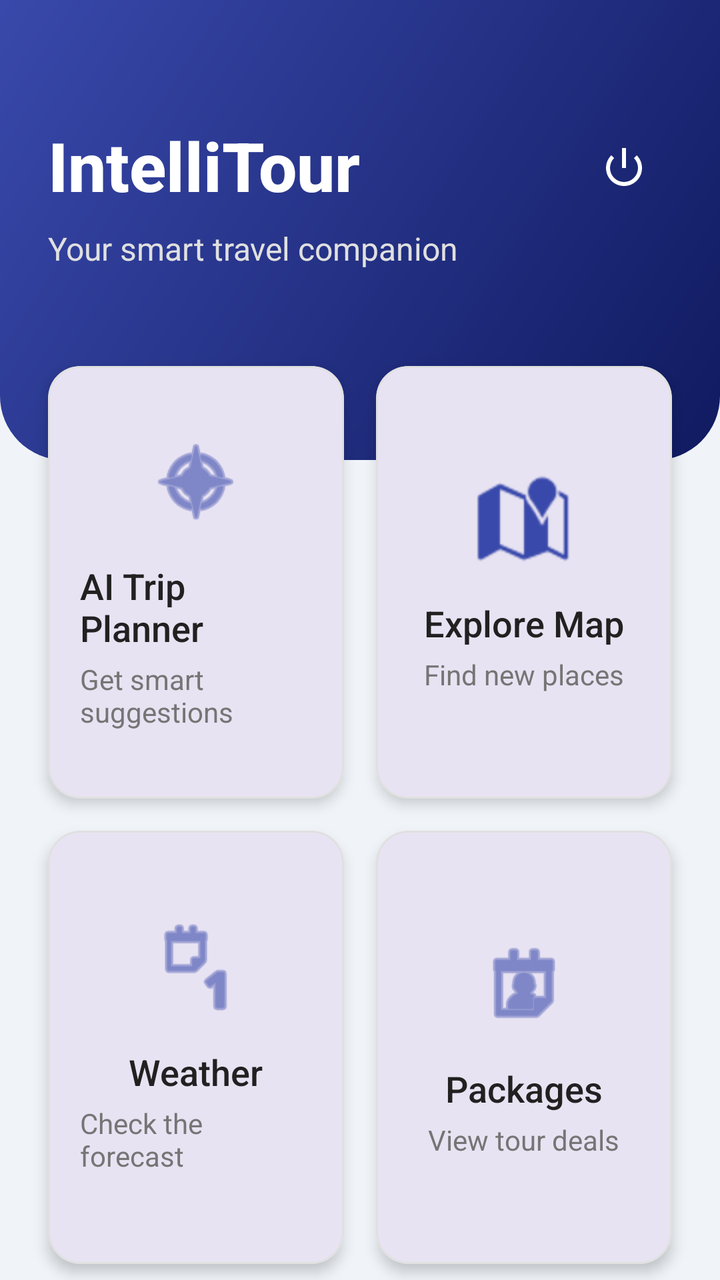
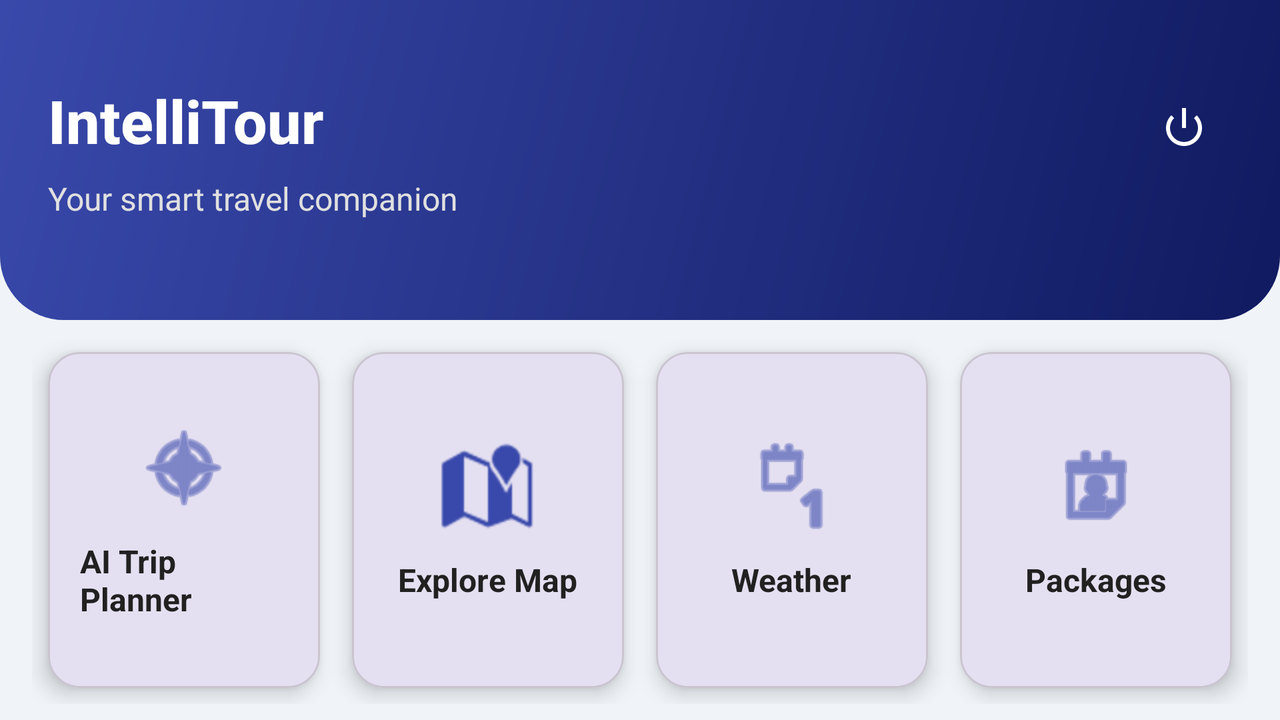

Two renders of one Android screen. The first uses the default layout on a phone; the second uses the alternative layout the repository ships for a different screen configuration, on a matching device. The two XML files are below.
<!-- AndroidManifest.xml: application theme Theme.IntelliTour -->
<!-- res/layout/activity_main.xml -->
<?xml version="1.0" encoding="utf-8"?>
<androidx.constraintlayout.widget.ConstraintLayout xmlns:android="http://schemas.android.com/apk/res/android"
    xmlns:app="http://schemas.android.com/apk/res-auto"
    xmlns:tools="http://schemas.android.com/tools"
    android:layout_width="match_parent"
    android:layout_height="match_parent"
    android:background="@color/window_background"
    tools:context=".MainActivity">

    <View
        android:id="@+id/header_background"
        android:layout_width="match_parent"
        android:layout_height="230dp"
        android:background="@drawable/header_gradient"
        app:layout_constraintTop_toTopOf="parent" />

    <TextView
        android:id="@+id/tv_app_title"
        android:layout_width="wrap_content"
        android:layout_height="wrap_content"
        android:text="IntelliTour"
        android:textSize="34sp"
        android:textStyle="bold"
        android:fontFamily="sans-serif-medium"
        android:textColor="@color/white"
        android:layout_marginTop="60dp"
        android:layout_marginStart="24dp"
        app:layout_constraintStart_toStartOf="parent"
        app:layout_constraintTop_toTopOf="parent" />

    <TextView
        android:id="@+id/tv_subtitle"
        android:layout_width="wrap_content"
        android:layout_height="wrap_content"
        android:text="Your smart travel companion"
        android:textSize="16sp"
        android:textColor="#E0E0E0"
        android:layout_marginTop="8dp"
        app:layout_constraintStart_toStartOf="@id/tv_app_title"
        app:layout_constraintTop_toBottomOf="@id/tv_app_title" />
    
    <ImageButton
        android:id="@+id/btn_logout"
        android:layout_width="48dp"
        android:layout_height="48dp"
        android:background="?attr/selectableItemBackgroundBorderless"
        android:src="@android:drawable/ic_lock_power_off"
        app:tint="@color/white"
        android:layout_marginTop="60dp"
        android:layout_marginEnd="24dp"
        app:layout_constraintEnd_toEndOf="parent"
        app:layout_constraintTop_toTopOf="parent" />

    <GridLayout
        android:layout_width="match_parent"
        android:layout_height="0dp"
        android:layout_marginTop="40dp"
        android:layout_marginHorizontal="16dp"
        android:columnCount="2"
        android:rowCount="2"
        app:layout_constraintTop_toBottomOf="@id/tv_subtitle"
        app:layout_constraintBottom_toBottomOf="parent">

        
        <com.google.android.material.card.MaterialCardView
            android:id="@+id/card_ai_plan"
            android:layout_width="0dp"
            android:layout_height="0dp"
            android:layout_columnWeight="1"
            android:layout_rowWeight="1"
            android:layout_margin="8dp"
            app:cardCornerRadius="16dp"
            app:cardElevation="4dp"
            app:strokeWidth="1dp"
            app:strokeColor="#E0E0E0"
            android:clickable="true"
            android:focusable="true">

            <LinearLayout
                android:layout_width="match_parent"
                android:layout_height="match_parent"
                android:orientation="vertical"
                android:gravity="center"
                android:padding="16dp">

                <ImageView
                    android:layout_width="48dp"
                    android:layout_height="48dp"
                    android:src="@android:drawable/ic_menu_compass"
                    app:tint="@color/colorAccent" />

                <TextView
                    android:layout_width="wrap_content"
                    android:layout_height="wrap_content"
                    android:text="AI Trip Planner"
                    android:textSize="18sp"
                    android:fontFamily="sans-serif-medium"
                    android:textColor="@color/text_primary"
                    android:layout_marginTop="16dp"/>
                <TextView
                    android:layout_width="wrap_content"
                    android:layout_height="wrap_content"
                    android:text="Get smart suggestions"
                    android:textSize="14sp"
                    android:textColor="@color/text_secondary"
                    android:layout_marginTop="4dp"/>
            </LinearLayout>
        </com.google.android.material.card.MaterialCardView>

        
        <com.google.android.material.card.MaterialCardView
            android:id="@+id/card_map"
            android:layout_width="0dp"
            android:layout_height="0dp"
            android:layout_columnWeight="1"
            android:layout_rowWeight="1"
            android:layout_margin="8dp"
            app:cardCornerRadius="16dp"
            app:cardElevation="4dp"
            app:strokeWidth="1dp"
            app:strokeColor="#E0E0E0"
            android:clickable="true"
            android:focusable="true">

            <LinearLayout
                android:layout_width="match_parent"
                android:layout_height="match_parent"
                android:orientation="vertical"
                android:gravity="center"
                android:padding="16dp">

                <ImageView
                    android:layout_width="48dp"
                    android:layout_height="48dp"
                    android:src="@android:drawable/ic_dialog_map"
                    app:tint="@color/colorAccent" />

                <TextView
                    android:layout_width="wrap_content"
                    android:layout_height="wrap_content"
                    android:text="Explore Map"
                    android:textSize="18sp"
                    android:fontFamily="sans-serif-medium"
                    android:textColor="@color/text_primary"
                    android:layout_marginTop="16dp"/>
                <TextView
                    android:layout_width="wrap_content"
                    android:layout_height="wrap_content"
                    android:text="Find new places"
                    android:textSize="14sp"
                    android:textColor="@color/text_secondary"
                    android:layout_marginTop="4dp"/>
            </LinearLayout>
        </com.google.android.material.card.MaterialCardView>

        
        <com.google.android.material.card.MaterialCardView
            android:id="@+id/card_weather"
            android:layout_width="0dp"
            android:layout_height="0dp"
            android:layout_columnWeight="1"
            android:layout_rowWeight="1"
            android:layout_margin="8dp"
            app:cardCornerRadius="16dp"
            app:cardElevation="4dp"
            app:strokeWidth="1dp"
            app:strokeColor="#E0E0E0"
            android:clickable="true"
            android:focusable="true">

            <LinearLayout
                android:layout_width="match_parent"
                android:layout_height="match_parent"
                android:orientation="vertical"
                android:gravity="center"
                android:padding="16dp">

                <ImageView
                    android:layout_width="48dp"
                    android:layout_height="48dp"
                    android:src="@android:drawable/ic_menu_day"
                    app:tint="@color/colorAccent" />

                <TextView
                    android:layout_width="wrap_content"
                    android:layout_height="wrap_content"
                    android:text="Weather"
                    android:textSize="18sp"
                    android:fontFamily="sans-serif-medium"
                    android:textColor="@color/text_primary"
                    android:layout_marginTop="16dp"/>
                <TextView
                    android:layout_width="wrap_content"
                    android:layout_height="wrap_content"
                    android:text="Check the forecast"
                    android:textSize="14sp"
                    android:textColor="@color/text_secondary"
                    android:layout_marginTop="4dp"/>
            </LinearLayout>
        </com.google.android.material.card.MaterialCardView>

        
        <com.google.android.material.card.MaterialCardView
            android:id="@+id/card_packages"
            android:layout_width="0dp"
            android:layout_height="0dp"
            android:layout_columnWeight="1"
            android:layout_rowWeight="1"
            android:layout_margin="8dp"
            app:cardCornerRadius="16dp"
            app:cardElevation="4dp"
            app:strokeWidth="1dp"
            app:strokeColor="#E0E0E0"
            android:clickable="true"
            android:focusable="true">

            <LinearLayout
                android:layout_width="match_parent"
                android:layout_height="match_parent"
                android:orientation="vertical"
                android:gravity="center"
                android:padding="16dp">

                <ImageView
                    android:layout_width="48dp"
                    android:layout_height="48dp"
                    android:src="@android:drawable/ic_menu_my_calendar"
                    app:tint="@color/colorAccent" />

                <TextView
                    android:layout_width="wrap_content"
                    android:layout_height="wrap_content"
                    android:text="Packages"
                    android:textSize="18sp"
                    android:fontFamily="sans-serif-medium"
                    android:textColor="@color/text_primary"
                    android:layout_marginTop="16dp"/>
                <TextView
                    android:layout_width="wrap_content"
                    android:layout_height="wrap_content"
                    android:text="View tour deals"
                    android:textSize="14sp"
                    android:textColor="@color/text_secondary"
                    android:layout_marginTop="4dp"/>
            </LinearLayout>
        </com.google.android.material.card.MaterialCardView>

    </GridLayout>

</androidx.constraintlayout.widget.ConstraintLayout>
<!-- resources referenced by this layout -->
<resources>
  <color name="colorAccent">#3949AB</color>
  <color name="text_primary">#212121</color>
  <color name="text_secondary">#757575</color>
  <color name="white">#FFFFFFFF</color>
  <color name="window_background">#F0F4F8</color>
  <!-- drawable header_gradient (drawable) -->
  <?xml version="1.0" encoding="utf-8"?>
  <shape xmlns:android="http://schemas.android.com/apk/res/android"
      android:shape="rectangle">
      <gradient
          android:startColor="@color/colorPrimaryDark"
          android:endColor="@color/colorAccent"
          android:angle="135"/>
      <corners
          android:bottomLeftRadius="32dp"
          android:bottomRightRadius="32dp"/>
  </shape>
  <style name="Theme.IntelliTour" parent="Base.Theme.IntelliTour" />
  <color name="colorPrimaryDark">#101A60</color>
  <style name="Base.Theme.IntelliTour" parent="Theme.Material3.DayNight.NoActionBar">
          
          <item name="colorPrimary">@color/colorPrimary</item>
          <item name="colorPrimaryVariant">@color/colorPrimaryDark</item>
          <item name="colorOnPrimary">@color/white</item>
          
          <item name="colorSecondary">@color/colorAccent</item>
          <item name="colorSecondaryVariant">@color/colorAccent</item>
          <item name="colorOnSecondary">@color/black</item>
          
          <item name="android:statusBarColor">?attr/colorPrimaryVariant</item>
          
      </style>
  <color name="colorPrimary">#1A237E</color>
  <color name="black">#FF000000</color>
</resources>
<!-- res/layout-land/activity_main.xml (the repository's variant of the layout above) -->
<!-- drawn on the phone turned sideways -->
<?xml version="1.0" encoding="utf-8"?>
<androidx.constraintlayout.widget.ConstraintLayout xmlns:android="http://schemas.android.com/apk/res/android"
    xmlns:app="http://schemas.android.com/apk/res-auto"
    xmlns:tools="http://schemas.android.com/tools"
    android:layout_width="match_parent"
    android:layout_height="match_parent"
    android:background="@color/window_background"
    tools:context=".MainActivity">

    <View
        android:id="@+id/header_background"
        android:layout_width="match_parent"
        android:layout_height="160dp" 
        android:background="@drawable/header_gradient"
        app:layout_constraintTop_toTopOf="parent" />

    <TextView
        android:id="@+id/tv_app_title"
        android:layout_width="wrap_content"
        android:layout_height="wrap_content"
        android:text="IntelliTour"
        android:textSize="30sp" 
        android:textStyle="bold"
        android:fontFamily="sans-serif-medium"
        android:textColor="@color/white"
        android:layout_marginTop="40dp" 
        android:layout_marginStart="24dp"
        app:layout_constraintStart_toStartOf="parent"
        app:layout_constraintTop_toTopOf="parent" />

    <TextView
        android:id="@+id/tv_subtitle"
        android:layout_width="wrap_content"
        android:layout_height="wrap_content"
        android:text="Your smart travel companion"
        android:textSize="16sp"
        android:textColor="#E0E0E0"
        android:layout_marginTop="8dp"
        app:layout_constraintStart_toStartOf="@id/tv_app_title"
        app:layout_constraintTop_toBottomOf="@id/tv_app_title" />

    <ImageButton
        android:id="@+id/btn_logout"
        android:layout_width="48dp"
        android:layout_height="48dp"
        android:background="?attr/selectableItemBackgroundBorderless"
        android:src="@android:drawable/ic_lock_power_off"
        app:tint="@color/white"
        android:layout_marginTop="40dp" 
        android:layout_marginEnd="24dp"
        app:layout_constraintEnd_toEndOf="parent"
        app:layout_constraintTop_toTopOf="parent" />

    <GridLayout
        android:layout_width="0dp"
        android:layout_height="0dp"
        android:layout_marginHorizontal="16dp"
        android:layout_marginTop="8dp"
        android:layout_marginBottom="8dp"
        android:columnCount="4" 
        android:rowCount="1"
        app:layout_constraintTop_toBottomOf="@id/header_background"
        app:layout_constraintBottom_toBottomOf="parent"
        app:layout_constraintStart_toStartOf="parent"
        app:layout_constraintEnd_toEndOf="parent">

        <com.google.android.material.card.MaterialCardView
            android:id="@+id/card_ai_plan"
            android:layout_width="0dp"
            android:layout_height="0dp" 
            android:layout_columnWeight="1"
            android:layout_rowWeight="1"
            android:layout_margin="8dp"
            app:cardCornerRadius="16dp"
            app:cardElevation="6dp">
            <LinearLayout
                android:layout_width="match_parent"
                android:layout_height="match_parent"
                android:orientation="vertical"
                android:gravity="center"
                android:padding="16dp">
                <ImageView
                    android:layout_width="48dp"
                    android:layout_height="48dp"
                    android:src="@android:drawable/ic_menu_compass"
                    app:tint="@color/colorAccent" />
                <TextView
                    android:layout_width="wrap_content"
                    android:layout_height="wrap_content"
                    android:text="AI Trip Planner"
                    android:textSize="16sp"
                    android:textStyle="bold"
                    android:textColor="@color/text_primary"
                    android:layout_marginTop="12dp"/>
            </LinearLayout>
        </com.google.android.material.card.MaterialCardView>

        <com.google.android.material.card.MaterialCardView
            android:id="@+id/card_map"
            android:layout_width="0dp"
            android:layout_height="0dp"
            android:layout_columnWeight="1"
            android:layout_rowWeight="1"
            android:layout_margin="8dp"
            app:cardCornerRadius="16dp"
            app:cardElevation="6dp">
            <LinearLayout
                android:layout_width="match_parent"
                android:layout_height="match_parent"
                android:orientation="vertical"
                android:gravity="center"
                android:padding="16dp">
                <ImageView
                    android:layout_width="48dp"
                    android:layout_height="48dp"
                    android:src="@android:drawable/ic_dialog_map"
                    app:tint="@color/colorAccent" />
                <TextView
                    android:layout_width="wrap_content"
                    android:layout_height="wrap_content"
                    android:text="Explore Map"
                    android:textSize="16sp"
                    android:textStyle="bold"
                    android:textColor="@color/text_primary"
                    android:layout_marginTop="12dp"/>
            </LinearLayout>
        </com.google.android.material.card.MaterialCardView>

        <com.google.android.material.card.MaterialCardView
            android:id="@+id/card_weather"
            android:layout_width="0dp"
            android:layout_height="0dp"
            android:layout_columnWeight="1"
            android:layout_rowWeight="1"
            android:layout_margin="8dp"
            app:cardCornerRadius="16dp"
            app:cardElevation="6dp">
            <LinearLayout
                android:layout_width="match_parent"
                android:layout_height="match_parent"
                android:orientation="vertical"
                android:gravity="center"
                android:padding="16dp">
                <ImageView
                    android:layout_width="48dp"
                    android:layout_height="48dp"
                    android:src="@android:drawable/ic_menu_day"
                    app:tint="@color/colorAccent" />
                <TextView
                    android:layout_width="wrap_content"
                    android:layout_height="wrap_content"
                    android:text="Weather"
                    android:textSize="16sp"
                    android:textStyle="bold"
                    android:textColor="@color/text_primary"
                    android:layout_marginTop="12dp"/>
            </LinearLayout>
        </com.google.android.material.card.MaterialCardView>

        <com.google.android.material.card.MaterialCardView
            android:id="@+id/card_packages"
            android:layout_width="0dp"
            android:layout_height="0dp"
            android:layout_columnWeight="1"
            android:layout_rowWeight="1"
            android:layout_margin="8dp"
            app:cardCornerRadius="16dp"
            app:cardElevation="6dp">
            <LinearLayout
                android:layout_width="match_parent"
                android:layout_height="match_parent"
                android:orientation="vertical"
                android:gravity="center"
                android:padding="16dp">
                <ImageView
                    android:layout_width="48dp"
                    android:layout_height="48dp"
                    android:src="@android:drawable/ic_menu_my_calendar"
                    app:tint="@color/colorAccent" />
                <TextView
                    android:layout_width="wrap_content"
                    android:layout_height="wrap_content"
                    android:text="Packages"
                    android:textSize="16sp"
                    android:textStyle="bold"
                    android:textColor="@color/text_primary"
                    android:layout_marginTop="12dp"/>
            </LinearLayout>
        </com.google.android.material.card.MaterialCardView>

    </GridLayout>

</androidx.constraintlayout.widget.ConstraintLayout>
<!-- resources referenced by the variant -->
<!-- as the phone turned sideways resolves them -->
<resources>
  <color name="colorAccent">#3949AB</color>
  <color name="text_primary">#212121</color>
  <color name="white">#FFFFFFFF</color>
  <color name="window_background">#F0F4F8</color>
  <!-- drawable header_gradient (drawable) -->
  <?xml version="1.0" encoding="utf-8"?>
  <shape xmlns:android="http://schemas.android.com/apk/res/android"
      android:shape="rectangle">
      <gradient
          android:startColor="@color/colorPrimaryDark"
          android:endColor="@color/colorAccent"
          android:angle="135"/>
      <corners
          android:bottomLeftRadius="32dp"
          android:bottomRightRadius="32dp"/>
  </shape>
  <style name="Theme.IntelliTour" parent="Base.Theme.IntelliTour" />
  <color name="colorPrimaryDark">#101A60</color>
  <style name="Base.Theme.IntelliTour" parent="Theme.Material3.DayNight.NoActionBar">
          
          <item name="colorPrimary">@color/colorPrimary</item>
          <item name="colorPrimaryVariant">@color/colorPrimaryDark</item>
          <item name="colorOnPrimary">@color/white</item>
          
          <item name="colorSecondary">@color/colorAccent</item>
          <item name="colorSecondaryVariant">@color/colorAccent</item>
          <item name="colorOnSecondary">@color/black</item>
          
          <item name="android:statusBarColor">?attr/colorPrimaryVariant</item>
          
      </style>
  <color name="colorPrimary">#1A237E</color>
  <color name="black">#FF000000</color>
</resources>
